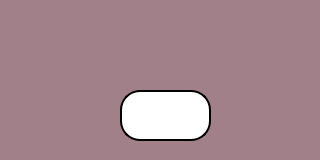
    <widget class="QWidget" name="tab_42">
     <property name="styleSheet">
      <string notr="true">background-color: rgb(162, 128, 137);</string>
     </property>
     <attribute name="title">
      <string>Tab 1</string>
     </attribute>
     <widget class="QLineEdit" name="lineEdit_75">
      <property name="geometry">
       <rect>
        <x>120</x>
        <y>90</y>
        <width>91</width>
        <height>51</height>
       </rect>
      </property>
      <property name="styleSheet">
       <string notr="true">font:20pt &quot;Ubuntu&quot;;
background-color: rgb(255,255,255);
border-radius:20px;
border:2px solid black;</string>
      </property>
      <property name="alignment">
       <set>Qt::AlignCenter</set>
      </property>
     </widget>
     <widget class="QPushButton" name="pushButton_5">
      <property name="geometry">
       <rect>
        <x>10</x>
        <y>90</y>
        <width>71</width>
        <height>61</height>
       </rect>
      </property>
      <property name="styleSheet">
       <string notr="true">image: url(:/images/up2.png);
background-color:transparent;
border:none;</string>
      </property>
      <property name="text">
       <string/>
      </property>
     </widget>
     <widget class="QPushButton" name="pushButton_6">
      <property name="geometry">
       <rect>
        <x>240</x>
        <y>80</y>
        <width>71</width>
        <height>61</height>
       </rect>
      </property>
      <property name="styleSheet">
       <string notr="true">image: url(:/images/d2.png);
background-color:transparent;
border:none;</string>
      </property>
      <property name="text">
       <string/>
      </property>
     </widget>
    </widget>
